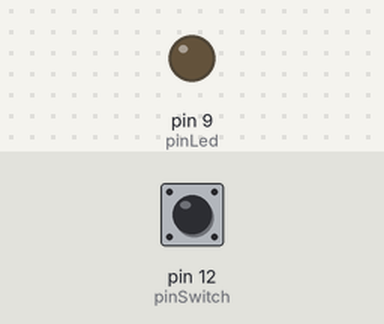
Recording of a sketch running on a simulated Arduino Uno, built with avr-gcc and run on an emulated ATmega328P. Shown: output pins drawn as LEDs (lit = HIGH). Inputs (shaded band) come from the test bench; at power-on: pin 12 (pinSwitch) LOW.

Above: at 1.2 s.
1.3 s: pin 12 (pinSwitch) pulled HIGH for 0.15 s
At 1.37 s:
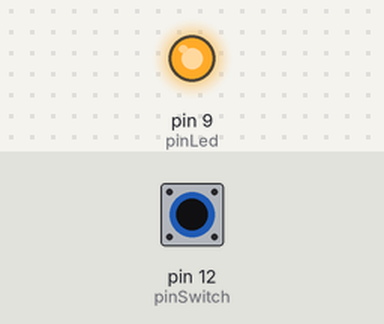
2.9 s: pin 12 (pinSwitch) pulled HIGH for 3.2 s
At 7.3 s:
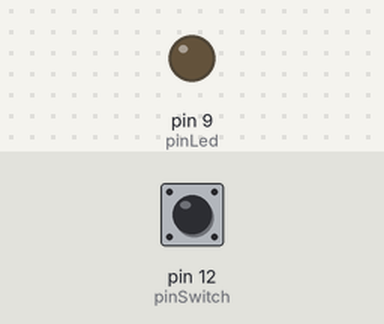
Timing chart, 0 to 8.8 s (numbered marks = the images above; inputs shaded):
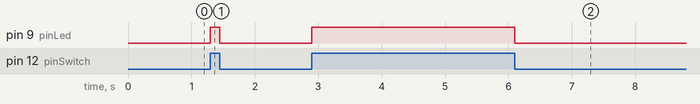

Measured:
- after the input at 1.3 s, pin 9 (pinLed): LOW → HIGH at once, → LOW 0.15 s later
- after the input at 2.9 s, pin 9 (pinLed): LOW → HIGH at once, → LOW 3.2 s later

The sketch:

reed_switch.ino
```cpp
//------------------------------------//
//             Created by             //
//         Alessio Bigini 2015        //
//       http://alessiobigini.it      //
//------------------------------------//
const int pinSwitch = 12;  //Pin Reed
const int pinLed    = 9;  //Pin LED
int StatoSwitch = 0;

void setup() {
  pinMode(pinLed, OUTPUT);      //Imposto i PIN
  pinMode(pinSwitch, INPUT);
}

void loop()
{
  StatoSwitch = digitalRead(pinSwitch);//Leggo il valore del Reed
  Serial.print(StatoSwitch);
  if (StatoSwitch == HIGH)
  {
    digitalWrite(pinLed, HIGH);
  }
  else if(StatoSwitch == LOW)
  {
    digitalWrite(pinLed, LOW);
  }
}
```
